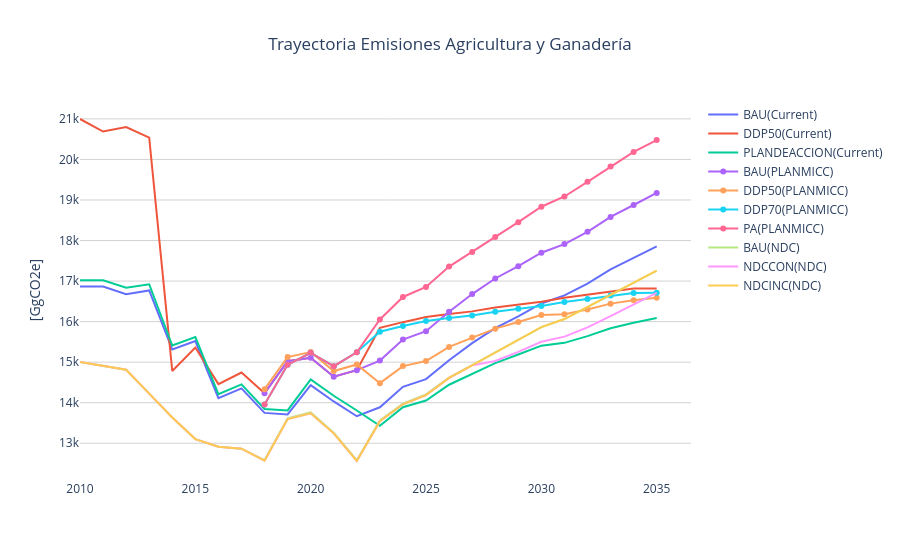

Notebook code for this chart:
### Code cell
planmicc_emissions= get_model_emissions(planmicc, [
    'co2_ferm', 
    'co2_estiercol', 
    'co2_arroz', 
    'co2_cultivos', 
    'co2_encalado', 
    'co2_urea', 
    'co2_quemas', 
    'co2_gallinas', 
    'co2_suelo_indirectas', 
    'co2_gestiondirectaestiercol', 
], "planmicc")
df_emissions = get_model_emissions(df, [
    'co2_ferm', 
    'co2_estiercol', 
    'co2_arroz', 
    'co2_cultivos', 
    'co2_encalado', 
    'co2_urea', 
    'co2_quemas', 
    'co2_gallinas', 
    'co2_suelo_indirectas', 
    'co2_gestiondirectaestiercol', 
], "current")

ndc_emsissions = get_model_emissions(ndc_agro, [
    'CO2e_AGR_DIR', 
    'CO2e_AGR_IND', 
    'CO2e_ARR', 
    'CO2e_BIO', 
    'CO2e_ENC', 
    'CO2e_URE', 
    'CO2e_GAN_GE', 
    'CO2e_GAN_GED', 
    'CO2e_GAN_GEI', 
    'CO2e_GAN_FERM', 
], "ndc")


draw_emissions_trayectory([
    ('Current', df_emissions), 
    ('PLANMICC', planmicc_emissions), 
    ('NDC', ndc_emsissions), 
],
title="Trayectoria Emisiones Agricultura y Ganadería"
)
